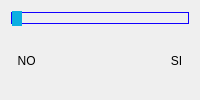
                    <widget class="QFrame" name="liverDiseaseFrame">
                     <property name="styleSheet">
                      <string notr="true">QFrame {
	border: none;
}
QSlider::groove:horizontal {
    border: 1px solid;
	border-color: rgb(17, 0, 255);
    height: 10px;
    margin: 0px;
}

QSlider::handle:horizontal {
    background-color: rgb(11, 175, 225);
    border: 1px solid;
	border-color: rgb(11, 175, 225);
    height: px;
    width: 8px;
	margin: -15px 0px;
}</string>
                     </property>
                     <property name="frameShape">
                      <enum>QFrame::StyledPanel</enum>
                     </property>
                     <property name="frameShadow">
                      <enum>QFrame::Raised</enum>
                     </property>
                     <layout class="QVBoxLayout" name="verticalLayout_52">
                      <item>
                       <layout class="QGridLayout" name="gridLayout_41">
                        <item row="0" column="0" colspan="2">
                         <widget class="QSlider" name="liverDiseaseHorizontalSlider">
                          <property name="maximum">
                           <number>1</number>
                          </property>
                          <property name="pageStep">
                           <number>1</number>
                          </property>
                          <property name="orientation">
                           <enum>Qt::Horizontal</enum>
                          </property>
                         </widget>
                        </item>
                        <item row="1" column="1" alignment="Qt::AlignRight">
                         <widget class="QLabel" name="liverDiseaseYesLabel">
                          <property name="text">
                           <string>   SI  </string>
                          </property>
                         </widget>
                        </item>
                        <item row="1" column="0">
                         <widget class="QLabel" name="liverDiseaseNoLabel">
                          <property name="text">
                           <string>  NO  </string>
                          </property>
                         </widget>
                        </item>
                       </layout>
                      </item>
                     </layout>
                    </widget>
